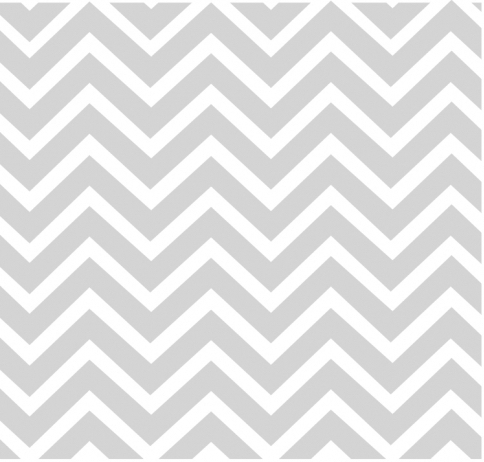
#> input picture geo_wave.jpg, 484 x 462 px
$ python Q3.py
#> lines starting #> are read from the running program, lines starting #| are printed output that depends on the picture; after the words box and inside, x2 and y2 are one past the last pixel; in counts of white or black regions, pixels touching at a corner belong together
import cv2
import numpy as np


#read_img
img = cv2.imread('geo_wave.jpg')
#> img is the input picture: shape (462, 484, 3); min 208, max 255, mean 228.8

def Harris(img):
  gray = cv2.cvtColor(img, cv2.COLOR_BGR2GRAY)

  # Harrisコーナー検出を実行
  """
  2: コーナー検出の際に考慮する近傍領域のサイズこの場合は2×2ピクセルの領域。
  3: Sobelの勾配オペレータのカーネルサイズ。この場合は3×3ピクセルのカーネルを使用。
  0.04: Harris検出器のフリーパラメータ。この値が大きいと、コーナーと判定される点が少なくなる。
  """
  dst = cv2.cornerHarris(gray, 2, 3, 0.04)
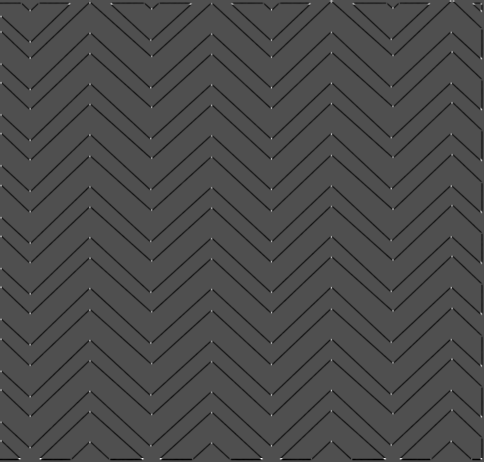
#> dst: shape (462, 484) float32; min -2.73e-05, max 6.06e-05, mean -1.3e-06; drawn with min black and max white

  # コーナーの閾値を設定
  thresh = 0.01 * dst.max()
#> thresh = 6.06e-07

  # コーナーに赤い丸を描く
  # y,xの順番
  for i in range(dst.shape[0]):
      for j in range(dst.shape[1]):
          if dst[i,j] > thresh:
              # 半径1の赤い丸を描く
              cv2.circle(img, (j,i), 1, (0,0,255), -1)
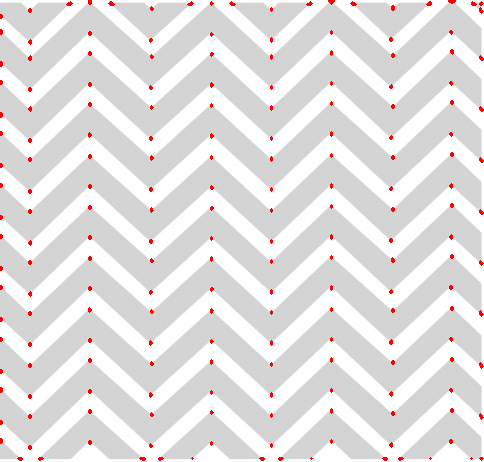
#> img: shape (462, 484, 3); 1.29% of pixels changed, all inside (x1, y1, x2, y2) = (0, 0, 484, 461)

  return img

out = Harris(img)

#result_img
cv2.imwrite('result_img/geo_wave_result.jpg',out)
cv2.imshow('Corners',out)
cv2.waitKey(0)
cv2.destroyAllWindows()
